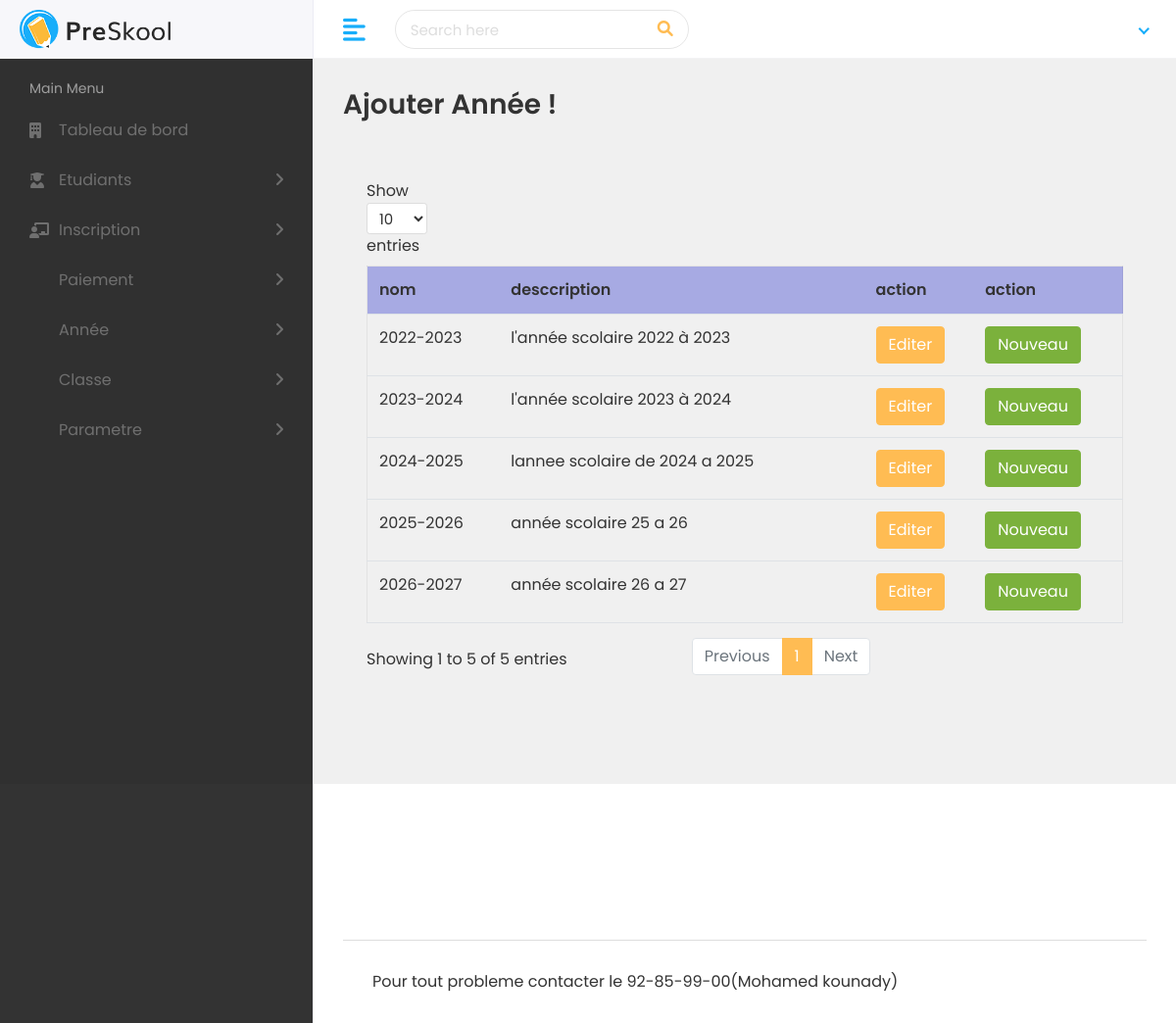
Screenshot of /pages/listeAnnee.php (signed in) with the database file from the repository.
### tables this page shows
CREATE TABLE `annee_scolaire` (
  `id_annee_scolaire` int(11) NOT NULL,
  `nom_annee` varchar(45) DEFAULT NULL,
  `description` varchar(45) DEFAULT NULL
);

### pages/listeAnnee.php (the view, shortened to what this page needs)
<?php
require '../includes/head.php';
require_once("../codePHP/connexion.php");
$req=$pdo->prepare("SELECT * FROM annee_scolaire");
$req->execute();
?>
<div class="header">
<div class="header-left">
<a href="index.html" class="logo">
<img src="../assets/img/logo.png" alt="Logo">
</a>
</div>
<a href="javascript:void(0);" id="toggle_btn">
<i class="fas fa-align-left"></i>
</a>
<div class="top-nav-search">
<form>
<input type="text" class="form-control" placeholder="Search here">
<button class="btn" type="submit"><i class="fas fa-search"></i></button>
</form>
</div>
<?php  require '../includes/sous.php'; ?>
</div>
<?php  require '../includes/nav.php'; ?>
<div class="page-wrapper">
<div class="content container-fluid">
<div class="page-header">
<div class="row align-items-center">
<div class="col">
<h3 class="page-title">Ajouter Année !</h3>
</div>
</div>
</div>
<body>
<div class="main-wrapper">
<div class="card-body">
<div class="table-responsive">
<table class="datatable table table-stripped">
<thead>
<tr style="background-color:rgba(0,11,200,.3);">
<th>nom</th>
<th>desccription</th>
<th>action</th>
<th>action</th>
</tr>
</thead>
<tbody>
<?php foreach($req as $resultat){ ?>
<tr>
<td><?php echo $resultat['nom_annee']; ?></td>
<td><?php echo $resultat['description']; ?></td>
<td><a href="editerAnnee.php?id_annee_scolaire=<?php echo $resultat['id_annee_scolaire']; ?>"><input type="submit" class="btn btn-primary" value="Editer"></a></td>
<td><a href="ajouterAnnee.php"><input type="submit" class="btn btn-success" value="Nouveau"></a></td>
</tr>
<?php } ?>
</tbody>
</table>
</div>
</div>
</div>
<footer>
<p>Pour tout probleme contacter le 92-85-99-00(Mohamed kounady)</p>
</footer>
</div>
</div>
</body>
</html>

### assets/css/style.css (style rules this page uses)
html { height: 100%; }
body { background-color: #fff; color: #333; font-family: 'Poppins', sans-serif; font-size: 1rem; height: 100%; line-height: 1.5; overflow-x: hidden; }
h1, h2, h3, h4, h5, h6 { font-family: 'Poppins', sans-serif; margin-top: 0; }
.form-control { border: 1px solid #ddd; box-shadow: none; color: #333; font-size: 15px; height: 40px; }
a { color: #009ce7; text-decoration: none; }
input, button, a { transition: all 0.4s ease; -moz-transition: all 0.4s ease; -o-transition: all 0.4s ease; -ms-transition: all 0.4s ease; -webkit-transition: all 0.4s ease; }
input, input:focus, button, button:focus { outline: none; }
input[type=text], input[type=password] { -webkit-appearance: none; -moz-appearance: none; appearance: none; }
.table { color: #333; max-width: 100%; margin-bottom: 0; width: 100%; }
.table>:not(:first-child) { border-top: transparent; }
.table>:not(caption)>*>* { box-shadow: unset; padding: 0.75rem; }
.table thead th { vertical-align: bottom; border-bottom: 1px solid #dee2e6; }
.table.dataTable { border-collapse: collapse !important; border: 1px solid rgba(0, 0, 0, 0.05); }
.table thead tr th { font-weight: 600; }
.table tbody tr { border-bottom: 1px solid #dee2e6; }
.btn-primary { background-color: #FFBC53; border: 1px solid #FFBC53; }
.btn-success { background-color: #7bb13c; border: 1px solid #7bb13c }
.card-body { padding: 1.5rem; }
.header { background-color: #fff; border-bottom: 1px solid #f3f3f4; left: 0; position: fixed; right: 0; top: 0; z-index: 1001; height: 60px; }
.header .header-left { float: left; height: 60px; padding: 0 20px; position: relative; width: 320px; z-index: 1; transition: all 0.2s ease-in-out; background-color: #f7f7fa; border-bottom: 1px solid #efefef; border-right: 1px solid #ececf5; display: flex; align-items: center; }
.header .header-left .logo { display: inline-block; line-height: 60px; }
.header .header-left .logo img { max-height: 40px; width: auto; }
.top-nav-search { float: left; margin-left: 15px; }
.top-nav-search form { margin-top: 10px; position: relative; width: 300px; }
.top-nav-search .form-control { background-color: transparent; border-color: rgba(0, 0, 0, 0.1); border-radius: 50px; color: #6c757d; height: 40px; padding: 10px 50px 10px 15px; }
.top-nav-search .btn { background-color: transparent; border-color: transparent; color: #ffbc53; min-height: 40px; padding: 7px 15px; position: absolute; right: 0; top: 0; }
.top-nav-search .form-control::placeholder { color: #ddd; }
footer { padding: 1.875rem 1.875rem; border-top: 1px solid #ddd; }
footer p { margin: 0px; }
.main-wrapper { width: 100%; height: 100vh; min-height: 100vh; }
.page-wrapper { margin-left: 320px; padding-top: 60px; position: relative; transition: all 0.4s ease; }
.page-wrapper > .content { padding: 1.875rem 1.875rem 0; }
.page-header { margin-bottom: 1.875rem; }
.page-title { font-size: 28px; font-weight: 600; color: #333; margin-bottom: 5px; }
@media (min-width: 992px) { #toggle_btn { align-items: center; color: #18aefa; display: inline-flex; float: left; font-size: 26px; height: 60px; justify-content: center; margin-left: 15px; padding: 0 15px; } }

### includes/nav.php (style rules this page uses)
a { color: red; }

### rows the page displays
annee_scolaire: nom_annee "2022-2023", description "l'année scolaire 2022 à 2023"
annee_scolaire: nom_annee "2023-2024", description "l'année scolaire 2023 à 2024"
annee_scolaire: nom_annee "2024-2025", description "lannee scolaire de 2024 a 2025"
annee_scolaire: nom_annee "2025-2026", description "année scolaire 25 a 26"
annee_scolaire: nom_annee "2026-2027", description "année scolaire 26 a 27"
